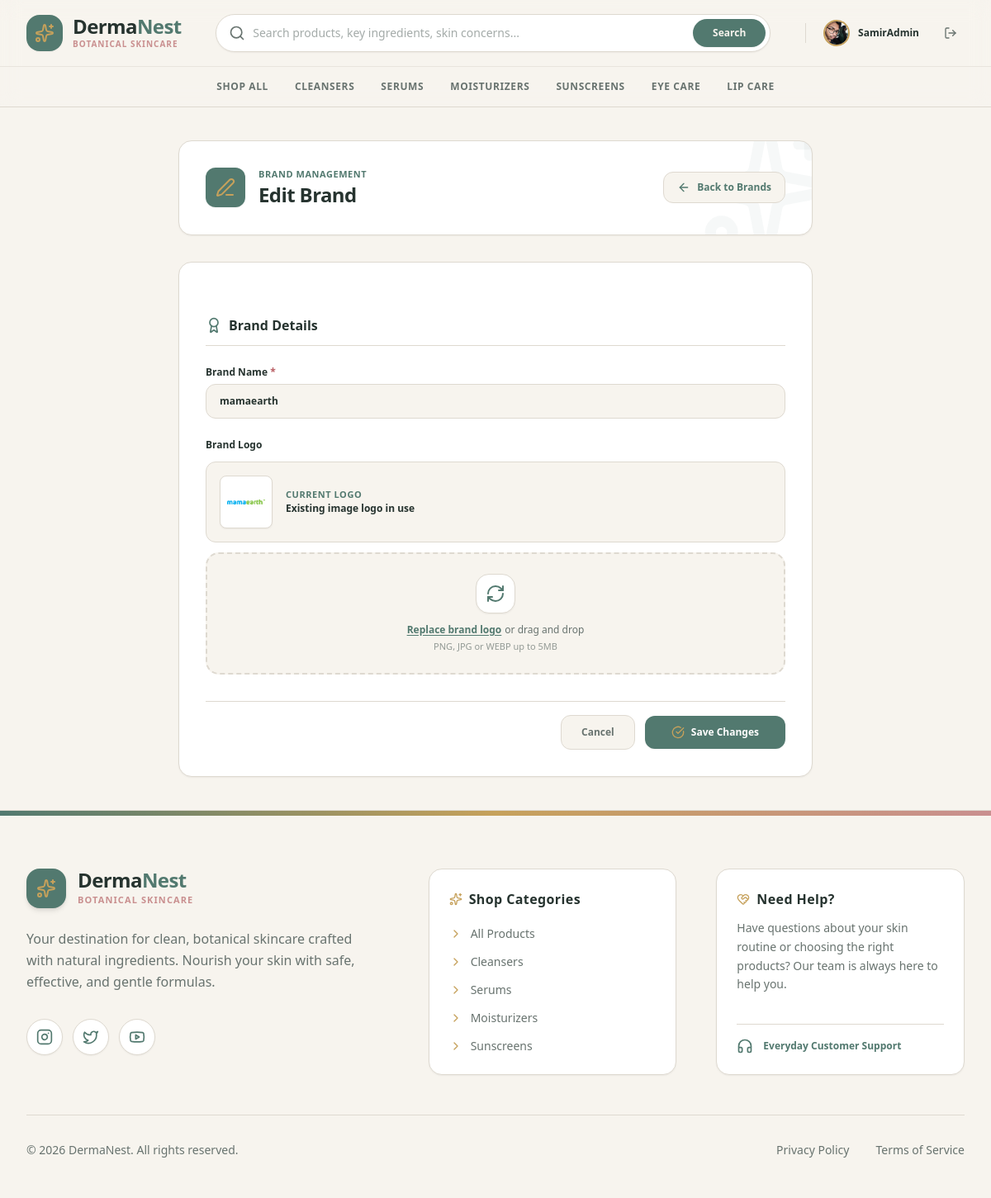
The app's page /brands/edit/2/ (signed in) with its own data.
### dn_app/models.py (models this page shows, shortened)
class User(AbstractUser):
    phone = models.CharField(max_length=20, blank=True)
    address = models.TextField(blank=True)
    profile_picture = models.ImageField(upload_to='images/user/', blank=True, null=True)

class Brand(models.Model):
    name = models.CharField(max_length=255, unique=True)
    logo = models.ImageField(upload_to='images/brands/')
    created_at = models.DateTimeField(auto_now_add=True)

### dn_app/views/brand_view.py (the view, shortened to what this page needs)
# urls.py: path('brands/edit/<int:brand_id>/', edit_brand_view, name='edit_brand'),
@login_required
def edit_brand_view(request, brand_id):
    if not request.user.is_superuser:
        messages.error(request, 'You are not authorized to edit this brand.')
        return redirect('/')
    brand = Brand.objects.get(id=brand_id)
    if not brand:
        messages.error(request, 'Brand does not exist.')
        return redirect('/dashboard/admin/?section=brand-management')
    errors = {}
    return render(request, 'main/edit_brand_page.html', {'brand': brand})

### dn_app/templates/main/edit_brand_page.html (shortened to what this page needs)
<!DOCTYPE html>
<html lang="en">
<head>
    {% load static %}
    <link href="{% static 'css/styles.css' %}" rel="stylesheet" />
</head>
<body class="bg-[#F7F4EE] font-sans min-h-screen flex flex-col text-[#68736F]">
    {% include 'components/_navbar.html' %}
    <main class="flex-grow py-10 px-4 sm:px-6 lg:px-8">
        <div class="max-w-3xl mx-auto space-y-8">
            <div class="bg-[#FFFFFF] border border-[#DED9D0] rounded-2xl p-6 sm:p-8 shadow-sm relative overflow-hidden">
                <div class="absolute -right-6 -bottom-6 text-[#52796F]/5 pointer-events-none">
                </div>
                <div class="flex flex-col sm:flex-row sm:items-center justify-between gap-4 relative z-10">
                    <div class="flex items-center gap-4">
                        <div class="w-12 h-12 rounded-xl bg-[#52796F] text-[#C6A15B] flex items-center justify-center shrink-0 shadow-sm">
                            <i data-lucide="edit-3" class="w-6 h-6"></i>
                        </div>
                        <div>
                            <span class="text-[11px] font-bold text-[#52796F] uppercase tracking-wider block">Brand Management</span>
                            <h1 class="text-2xl font-black text-[#26332F] tracking-tight">Edit Brand</h1>
                        </div>
                    </div>
                    <a href="/dashboard/admin/?section=brand-management" class="inline-flex items-center gap-2 text-xs font-bold text-[#52796F] bg-[#F7F4EE] hover:bg-[#DED9D0]/50 border border-[#DED9D0] px-4 py-2.5 rounded-xl transition-all w-fit">
                        <i data-lucide="arrow-left" class="w-4 h-4"></i>
                        <span>Back to Brands</span>
                    </a>
                </div>
            </div>
            <form method="POST" enctype="multipart/form-data" class="bg-[#FFFFFF] border border-[#DED9D0] rounded-2xl p-6 sm:p-8 shadow-sm space-y-8">
                <div>
                    <h2 class="text-base font-bold text-[#26332F] flex items-center gap-2 mb-6 border-b border-[#DED9D0] pb-3">
                        <i data-lucide="award" class="w-5 h-5 text-[#52796F]"></i>
                        Brand Details
                    </h2>
                    <div class="space-y-6">
                        <div class="space-y-1.5">
                            <label for="id_name" class="text-xs font-bold text-[#26332F] block">Brand Name <span class="text-[#B85C62]">*</span></label>
                            <div class="relative">
                                <input type="text" id="id_name" name="name" {% if data %} value="{{ data.name }}" {% else %} value="{{ brand.name }}" {% endif %} maxlength="255" placeholder="Enter brand name" class="w-full bg-[#F7F4EE] border border-[#DED9D0] rounded-xl px-4 py-3 text-xs font-semibold text-[#26332F] placeholder-[#68736F]/50 focus:outline-none focus:border-[#52796F] focus:bg-[#FFFFFF] transition-all">
                            </div>
                        </div>
                        <div class="space-y-3">
                            <label class="text-xs font-bold text-[#26332F] block">Brand Logo</label>
                            {% if brand.logo %}
                                <div class="p-4 bg-[#F7F4EE] border border-[#DED9D0] rounded-xl flex items-center gap-4">
                                    <div class="w-16 h-16 rounded-lg bg-[#FFFFFF] border border-[#DED9D0] p-2 flex items-center justify-center shrink-0 shadow-sm">
                                        <img src="{{ brand.logo.url }}" alt="{{ brand.name }}" class="max-w-full max-h-full object-contain">
                                    </div>
                                    <div>
                                        <span class="text-[11px] font-bold text-[#52796F] uppercase tracking-wider block">Current Logo</span>
                                        <p class="text-xs font-semibold text-[#26332F]">Existing image logo in use</p>
                                    </div>
                                </div>
                            {% endif %}
                            <div class="bg-[#F7F4EE] border-2 border-dashed border-[#DED9D0] hover:border-[#52796F] rounded-2xl p-6 text-center transition-all group">
                                <div class="w-12 h-12 rounded-2xl bg-[#FFFFFF] border border-[#DED9D0] flex items-center justify-center text-[#52796F] mx-auto mb-3 shadow-sm group-hover:scale-105 transition-transform">
                                    <i data-lucide="refresh-cw" class="w-6 h-6"></i>
                                </div>
                                <div class="space-y-1">
                                    <div class="flex text-xs text-[#68736F] justify-center items-center gap-1">
                                        <label for="id_logo" class="cursor-pointer font-bold text-[#52796F] hover:text-[#3F6259] underline underline-offset-2">
                                            <span>Replace brand logo</span>
                                        </label>
                                        <span>or drag and drop</span>
                                    </div>
                                    <p class="text-[11px] text-[#68736F]/70">PNG, JPG or WEBP up to 5MB</p>
                                </div>
                            </div>
                        </div>
                    </div>
                </div>
                <div class="flex flex-col sm:flex-row items-center justify-end gap-3 pt-4 border-t border-[#DED9D0]">
                    <a href="/dashboard/admin/?section=brand-management" class="w-full sm:w-auto bg-[#F7F4EE] hover:bg-[#DED9D0]/50 text-[#68736F] font-bold py-3 px-6 rounded-xl transition-all flex items-center justify-center gap-2 text-xs border border-[#DED9D0]">
                        Cancel
                    </a>
                    <button type="submit" class="w-full sm:w-auto bg-[#52796F] hover:bg-[#3F6259] text-white font-bold py-3 px-8 rounded-xl transition-all flex items-center justify-center gap-2 text-xs shadow-sm">
                        <i data-lucide="check-circle" class="w-4 h-4 text-[#C6A15B]"></i>
                        <span>Save Changes</span>
                    </button>
                </div>
            </form>
        </div>
    </main>
    {% include 'components/_footer.html' %}
</body>
</html>

### dn_app/templates/components/_navbar.html (shortened to what this page needs)
<header class="sticky top-0 z-50 bg-[#F7F4EE]/98 backdrop-blur-md border-b border-[#DED9D0] font-sans">
  <div class="max-w-7xl mx-auto px-4 sm:px-6 lg:px-8">
    <div class="flex items-center justify-between h-20 gap-6">
      <a href="/" class="flex items-center gap-3 group shrink-0">
        <div class="w-11 h-11 rounded-2xl bg-[#52796F] text-[#FFFFFF] flex items-center justify-center shadow-sm group-hover:bg-[#3F6259] transition-all duration-300">
          <i data-lucide="sparkles" class="w-6 h-6 text-[#C6A15B]"></i>
        </div>
        <div class="flex flex-col">
          <span class="text-2xl font-bold tracking-tight text-[#26332F] leading-none">Derma<span class="text-[#52796F]">Nest</span></span>
          <span class="text-[10px] font-bold text-[#C98F8F] tracking-widest uppercase mt-0.5">Botanical Skincare</span>
        </div>
      </a>
      <div class="flex-1 max-w-2xl mx-4 hidden md:block">
        <form action="/products/" method="GET" class="relative group">
          <input type="text" name="search" value="{{ request.GET.search }}" placeholder="Search products, key ingredients, skin concerns..."
            class="w-full bg-[#FFFFFF] border border-[#DED9D0] rounded-full pl-11 pr-28 py-3 text-sm text-[#26332F] placeholder-[#68736F]/60 focus:outline-none focus:border-[#52796F] focus:ring-2 focus:ring-[#52796F]/20 shadow-sm transition-all">
          <div class="absolute inset-y-0 left-0 pl-4 flex items-center pointer-events-none text-[#68736F] group-focus-within:text-[#52796F]">
          </div>
          <button type="submit" class="absolute inset-y-1.5 right-1.5 px-6 bg-[#52796F] hover:bg-[#3F6259] text-[#F7F4EE] text-xs font-bold rounded-full flex items-center justify-center transition-all shadow-sm">
            Search
          </button>
        </form>
      </div>
      <div class="flex items-center gap-3 sm:gap-4 shrink-0">
        {% if user.is_authenticated %}
          <div class="flex items-center gap-2">
            <a href="/profile/" class="flex items-center gap-2.5 group p-1 pr-3 rounded-full hover:bg-[#FFFFFF] transition-all border border-transparent hover:border-[#DED9D0]">
              {% if user.profile_picture %}
                <img src="{{ user.profile_picture.url }}" alt="Profile" class="w-8 h-8 rounded-full object-cover border-2 border-[#C6A15B]">
              {% else %}
                <div class="w-8 h-8 rounded-full bg-[#F7F4EE] border-2 border-[#C6A15B] flex items-center justify-center text-[#52796F]">
                  <i data-lucide="user" class="w-4 h-4"></i>
                </div>
              {% endif %}
              <span class="text-xs font-bold hidden lg:block text-[#26332F] group-hover:text-[#52796F] transition-colors">{{ user.username }}</span>
            </a>
            <button type="button" onclick="openLogoutModal()" class="p-2 text-[#68736F] hover:text-[#B85C62] hover:bg-[#FFFFFF] rounded-full border border-transparent hover:border-[#DED9D0] transition-colors cursor-pointer" title="Log Out">
              <i data-lucide="log-out" class="w-4 h-4"></i>
            </button>
          </div>
        {% endif %}
      </div>
    </div>
  </div>
  <div class="border-t border-[#DED9D0]/60 bg-[#F7F4EE]/60 hidden md:block">
    <div class="max-w-7xl mx-auto px-4 sm:px-6 lg:px-8">
      <nav class="flex items-center justify-center gap-8 py-3 text-xs font-bold uppercase tracking-wider text-[#68736F]">
        <a href="/products/" class="whitespace-nowrap hover:text-[#52796F] transition-all py-1 relative after:absolute after:bottom-0 after:left-0 after:w-0 after:h-0.5 after:bg-[#52796F] hover:after:w-full after:transition-all">Shop All</a>
        <a href="/products/?category=cleanser" class="whitespace-nowrap hover:text-[#52796F] transition-all py-1 relative after:absolute after:bottom-0 after:left-0 after:w-0 after:h-0.5 after:bg-[#52796F] hover:after:w-full after:transition-all">Cleansers</a>
        <a href="/products/?category=serum" class="whitespace-nowrap hover:text-[#52796F] transition-all py-1 relative after:absolute after:bottom-0 after:left-0 after:w-0 after:h-0.5 after:bg-[#52796F] hover:after:w-full after:transition-all">Serums</a>
        <a href="/products/?category=moisturizer" class="whitespace-nowrap hover:text-[#52796F] transition-all py-1 relative after:absolute after:bottom-0 after:left-0 after:w-0 after:h-0.5 after:bg-[#52796F] hover:after:w-full after:transition-all">Moisturizers</a>
        <a href="/products/?category=sunscreen" class="whitespace-nowrap hover:text-[#52796F] transition-all py-1 relative after:absolute after:bottom-0 after:left-0 after:w-0 after:h-0.5 after:bg-[#52796F] hover:after:w-full after:transition-all">Sunscreens</a>
        <a href="/products/?category=eye_care" class="whitespace-nowrap hover:text-[#52796F] transition-all py-1 relative after:absolute after:bottom-0 after:left-0 after:w-0 after:h-0.5 after:bg-[#52796F] hover:after:w-full after:transition-all">Eye Care</a>
        <a href="/products/?category=lip_care" class="whitespace-nowrap hover:text-[#52796F] transition-all py-1 relative after:absolute after:bottom-0 after:left-0 after:w-0 after:h-0.5 after:bg-[#52796F] hover:after:w-full after:transition-all">Lip Care</a>
      </nav>
    </div>
  </div>
</header>

### records on screen
User: profile_picture (picture), username "SamirAdmin"
Brand: name "mamaearth", logo (picture)
